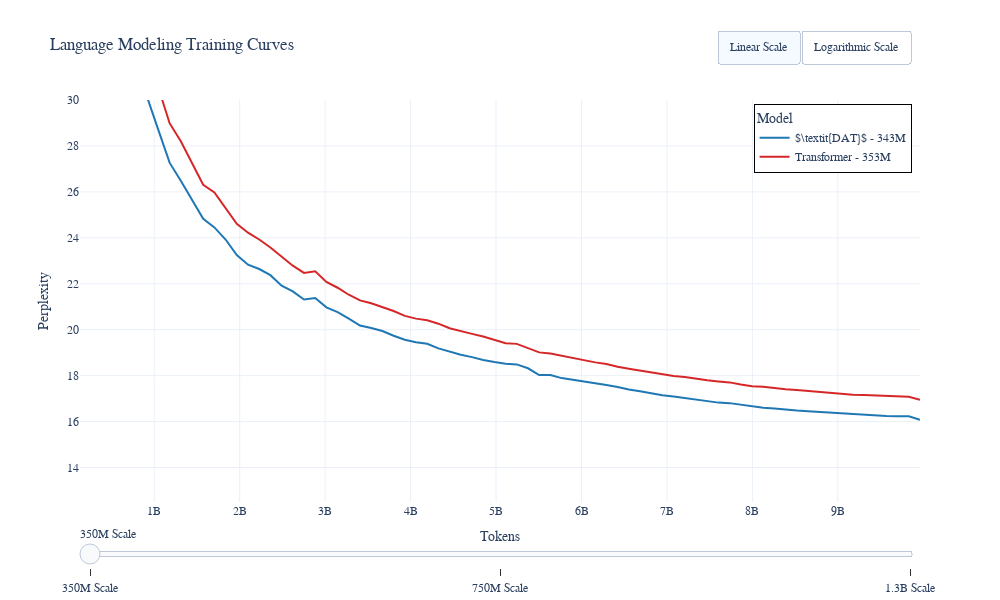

Notebook source saved alongside this figure:
### Code cell
import plotly.graph_objects as go

# Get unique tasks and models
model_scales = ['350M Scale', '750M Scale', '1.3B Scale']

metric = 'Perplexity'

# Create frames for each task
frames = []
for scale in model_scales:
    frame_data = []
    scale_filter = figure_data['Scale'] == scale
    ax_data = figure_data[scale_filter]

    for model in ax_data.Model.unique():
        model_filter = ax_data['Model'] == model
        model_data = ax_data[model_filter]
        model_data.sort_values('Tokens', inplace=True)

        frame_data.append(go.Scatter(
            x=model_data['Tokens'],
            y=model_data['Perplexity'],
            mode='lines',
            name=model,
            line=dict(color=color_map[model])
            ))
    yrange = (12.5, 30)

    frames.append(
        go.Frame(
        data=frame_data,
        name=f'{scale}',
        layout=dict(yaxis=dict(range=yrange))
        ))

# Create steps for the slider
steps = [dict(method='animate',
              args=[[frame['name']]],  # frame name to be shown
              label=frame['name']) for frame in frames]

# Create base frame
fig = go.Figure(
    data=frames[0]['data'],
    layout=go.Layout(
        title='Language Modeling Training Curves',
        xaxis=dict(title='Tokens'), #, type='log', range=(9, 10)),
        yaxis=dict(title=metric, range=(12.5, 30)),
        height=600,
        width=1000,
        sliders=[dict(steps=steps)],  # add the slider
                font_family="Computer Modern",
        template=theme,
        legend_title="Model",
        legend=dict(yanchor="top", y=0.99, xanchor="right", x=0.99,
                    title_font_family="Times New Roman", #bgcolor='LightSteelBlue',
                    bordercolor="Black", borderwidth=1),
    ),
    frames=frames
)

toggle_scale_button = dict(
    type="buttons",
    direction="left",
    buttons=list([
        dict(
            args=[{"xaxis.type": "linear", 'xaxis.range': [0, 10e9]}],
            label="Linear Scale",
            method="relayout"
        ),
        dict(
            args=[{"xaxis.type": "log", 'xaxis.range': [9, 10]}],
            label="Logarithmic Scale",
            method="relayout"
        )
    ]),
    pad={"r": 10, "t": 10},
    showactive=True,
    x=1,
    xanchor="right",
    y=1.2,
    yanchor="top"
)

# Add the toggle button to the layout
fig.update_layout(
    updatemenus=[toggle_scale_button]
)

fig.show()

### Figure 1 — Plotly figure (JSON) as saved in the notebook; plotly's stock layout.template omitted (floating-point values rounded to 4 significant figures)
{"data": [{"line": {"color": "rgb(31, 119, 180)"}, "mode": "lines", "name": "$\\textit{DAT}$ - 343M", "type": "scatter", "x": [131072000, 262144000, 393216000, 524288000, 655360000, 786432000, 917504000, 1048576000, 1179648000, 1310720000, 1441792000, 1572864000, 1703936000, 1835008000, 1966080000, 2097152000, 2228224000, 2359296000, 2490368000, 2621440000, 2752512000, 2883584000, 3014656000, 3145728000, 3276800000, 3407872000, 3538944000, 3670016000, 3801088000, 3932160000, 4063232000, 4194304000, 4325376000, 4456448000, 4587520000, 4718592000, 4849664000, 4980736000, 5111808000, 5242880000, 5373952000, 5505024000, 5636096000, 5767168000, 5898240000, 6029312000, 6160384000, 6291456000, 6422528000, 6553600000, 6684672000, 6815744000, 6946816000, 7077888000, 7208960000, 7340032000, 7471104000, 7602176000, 7733248000, 7864320000, 7995392000, 8126464000, 8257536000, 8388608000, 8519680000, 8650752000, 8781824000, 8912896000, 9043968000, 9175040000, 9306112000, 9437184000, 9568256000, 9699328000, 9830400000, 9961472000], "y": [310.6, 110.1, 59.42, 42.23, 36.04, 32.5, 30.11, 28.69, 27.27, 26.48, 25.64, 24.83, 24.46, 23.93, 23.25, 22.83, 22.64, 22.37, 21.92, 21.67, 21.32, 21.38, 20.97, 20.77, 20.49, 20.18, 20.07, 19.94, 19.74, 19.56, 19.45, 19.39, 19.19, 19.04, 18.91, 18.81, 18.68, 18.59, 18.52, 18.49, 18.32, 18.03, 18.02, 17.89, 17.81, 17.74, 17.67, 17.59, 17.51, 17.39, 17.32, 17.22, 17.15, 17.09, 17.02, 16.93, 16.89, 16.83, 16.8, 16.73, 16.66, 16.6, 16.57, 16.52, 16.48, 16.46, 16.42, 16.38, 16.34, 16.32, 16.29, 16.26, 16.25, 16.24, 16.23, 16.08]}, {"line": {"color": "rgb(214, 39, 40)"}, "mode": "lines", "name": "Transformer - 353M", "type": "scatter", "x": [131072000, 262144000, 393216000, 524288000, 655360000, 786432000, 917504000, 1048576000, 1179648000, 1310720000, 1441792000, 1572864000, 1703936000, 1835008000, 1966080000, 2097152000, 2228224000, 2359296000, 2490368000, 2621440000, 2752512000, 2883584000, 3014656000, 3145728000, 3276800000, 3407872000, 3538944000, 3670016000, 3801088000, 3932160000, 4063232000, 4194304000, 4325376000, 4456448000, 4587520000, 4718592000, 4849664000, 4980736000, 5111808000, 5242880000, 5373952000, 5505024000, 5636096000, 5767168000, 5898240000, 6029312000, 6160384000, 6291456000, 6422528000, 6553600000, 6684672000, 6815744000, 6946816000, 7077888000, 7208960000, 7340032000, 7471104000, 7602176000, 7733248000, 7864320000, 7995392000, 8126464000, 8257536000, 8388608000, 8519680000, 8650752000, 8781824000, 8912896000, 9043968000, 9175040000, 9306112000, 9437184000, 9568256000, 9699328000, 9830400000, 9961472000], "y": [323.5, 123.1, 65.48, 46.76, 39.29, 34.84, 32.46, 30.53, 28.99, 28.2, 27.23, 26.31, 25.98, 25.28, 24.61, 24.22, 23.93, 23.58, 23.16, 22.79, 22.47, 22.54, 22.08, 21.83, 21.52, 21.28, 21.15, 20.99, 20.82, 20.6, 20.48, 20.41, 20.26, 20.06, 19.93, 19.82, 19.7, 19.57, 19.41, 19.38, 19.2, 19.01, 18.96, 18.86, 18.78, 18.66, 18.58, 18.51, 18.39, 18.3, 18.22, 18.14, 18.06, 17.99, 17.94, 17.86, 17.8, 17.75, 17.71, 17.61, 17.53, 17.51, 17.45, 17.41, 17.37, 17.34, 17.28, 17.23, 17.2, 17.17, 17.16, 17.14, 17.11, 17.09, 17.08, 16.94]}], "layout": {"font": {"family": "Computer Modern"}, "height": 600, "legend": {"bordercolor": "Black", "borderwidth": 1, "title": {"text": "Model"}, "x": 0.99, "xanchor": "right", "y": 0.99, "yanchor": "top"}, "sliders": [{"steps": [{"args": [["350M Scale"]], "label": "350M Scale", "method": "animate"}, {"args": [["750M Scale"]], "label": "750M Scale", "method": "animate"}, {"args": [["1.3B Scale"]], "label": "1.3B Scale", "method": "animate"}]}], "title": {"text": "Language Modeling Training Curves"}, "updatemenus": [{"buttons": [{"args": [{"xaxis.range": [0, 10000000000], "xaxis.type": "linear"}], "label": "Linear Scale", "method": "relayout"}, {"args": [{"xaxis.range": [9, 10], "xaxis.type": "log"}], "label": "Logarithmic Scale", "method": "relayout"}], "direction": "left", "pad": {"r": 10, "t": 10}, "showactive": true, "type": "buttons", "x": 1, "xanchor": "right", "y": 1.2, "yanchor": "top"}], "width": 1000, "xaxis": {"title": {"text": "Tokens"}}, "yaxis": {"range": [12.5, 30], "title": {"text": "Perplexity"}}}}
